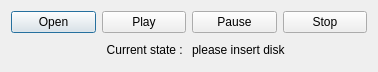
<?xml version="1.0" encoding="UTF-8"?>
<ui version="4.0">
 <class>VideoInterface</class>
 <widget class="QDialog" name="VideoInterface">
  <property name="geometry">
   <rect>
    <x>0</x>
    <y>0</y>
    <width>378</width>
    <height>72</height>
   </rect>
  </property>
  <property name="windowTitle">
   <string>Dialog</string>
  </property>
  <layout class="QVBoxLayout" name="verticalLayout">
   <item>
    <layout class="QHBoxLayout" name="horizontalLayout_2">
     <item>
      <widget class="QPushButton" name="pushButton_Open">
       <property name="sizePolicy">
        <sizepolicy hsizetype="Preferred" vsizetype="Preferred">
         <horstretch>0</horstretch>
         <verstretch>0</verstretch>
        </sizepolicy>
       </property>
       <property name="text">
        <string>Open</string>
       </property>
      </widget>
     </item>
     <item>
      <widget class="QPushButton" name="pushButton_Play">
       <property name="sizePolicy">
        <sizepolicy hsizetype="Preferred" vsizetype="Preferred">
         <horstretch>0</horstretch>
         <verstretch>0</verstretch>
        </sizepolicy>
       </property>
       <property name="text">
        <string>Play</string>
       </property>
      </widget>
     </item>
     <item>
      <widget class="QPushButton" name="pushButton_Pause">
       <property name="sizePolicy">
        <sizepolicy hsizetype="Preferred" vsizetype="Preferred">
         <horstretch>0</horstretch>
         <verstretch>0</verstretch>
        </sizepolicy>
       </property>
       <property name="text">
        <string>Pause</string>
       </property>
      </widget>
     </item>
     <item>
      <widget class="QPushButton" name="pushButton_Stop">
       <property name="sizePolicy">
        <sizepolicy hsizetype="Preferred" vsizetype="Preferred">
         <horstretch>0</horstretch>
         <verstretch>0</verstretch>
        </sizepolicy>
       </property>
       <property name="text">
        <string>Stop</string>
       </property>
      </widget>
     </item>
    </layout>
   </item>
   <item>
    <layout class="QHBoxLayout" name="horizontalLayout">
     <item>
      <widget class="QLabel" name="label">
       <property name="text">
        <string>Current state : </string>
       </property>
       <property name="alignment">
        <set>Qt::AlignRight|Qt::AlignTrailing|Qt::AlignVCenter</set>
       </property>
      </widget>
     </item>
     <item>
      <widget class="QLabel" name="label_State">
       <property name="text">
        <string>please insert disk</string>
       </property>
      </widget>
     </item>
    </layout>
   </item>
  </layout>
 </widget>
 <resources/>
 <connections/>
</ui>
